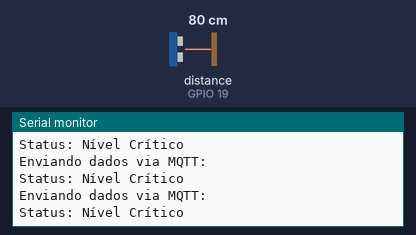
Bench run of a sketch on a simulated ESP32. Parts: the last lines printed to the serial monitor. The test bench sets the inputs (shaded band); at power-on: distance to the obstacle (sensor on GPIO 19) 80 cm. The echo pulse lasts 58.3 µs per cm; WiFi joins after 1.5 s; servers stay silent unless stated; no MQTT or app messages arrive unless stated.

Above: at 3.2 s.
3.3 s: distance to the obstacle (sensor on GPIO 19) set to 2 cm
At 3.66 s:
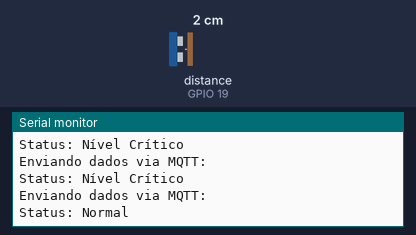
5.2 s: distance to the obstacle (sensor on GPIO 19) set to 120 cm
At 5.49 s:
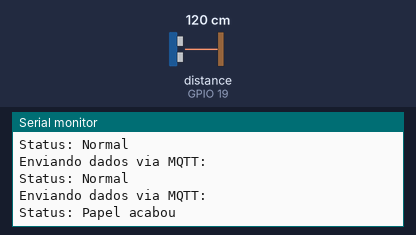

Measured:
- after the input at 3.3 s, the serial monitor: prints a new line after 0.20 s (image 1)
- after the input at 5.2 s, the serial monitor: prints a new line after 0.13 s (image 2)

The sketch:

sketch_apr3b.ino
```cpp
// #include <WiFi.h>
// #include <PubSubClient.h>

// #define TRIG_PIN 18  // Pino do Trigger
// #define ECHO_PIN 19  // Pino do Echo

// const char* SSID_WIFI = "Juli";       // Nome da rede Wi-Fi
// const char* SENHA_WIFI = "bolo1234678";     // Senha da rede Wi-Fi
// const char* MQTT_SERVER = "test.mosquitto.org"; // Broker MQTT público
// const int MQTT_PORT = 1883;               // Porta MQTT

// WiFiClient espClient;
// PubSubClient client(espClient);

// // Definir altura máxima do recipiente
// const float tamanhoRecipiente = 14.41; // Altere conforme o recipiente (cm)

// // Função para conectar ao Wi-Fi
// void conectarWiFi() {
//   Serial.print("Conectando ao WiFi...");
//   WiFi.begin(SSID_WIFI, SENHA_WIFI);
//   while (WiFi.status() != WL_CONNECTED) {
//     delay(1000);
//     Serial.print(".");
//   }
//   Serial.println("\nConectado ao WiFi!");
// }

// // Função para conectar ao broker MQTT
// void conectarMQTT() {
//   while (!client.connected()) {
//     Serial.print("Conectando ao MQTT...");
//     if (client.connect("ESP32_HCSR04")) {
//       Serial.println(" Conectado ao broker MQTT!");
//     } else {
//       Serial.print(" Falha! Código: ");
//       Serial.print(client.state());
//       Serial.println(" Tentando novamente em 5 segundos...");
//       delay(5000);
//     }
//   }
// }

// // Função para medir a distância do sensor ultrassônico
// float medirDistancia() {
//   digitalWrite(TRIG_PIN, LOW);
//   delayMicroseconds(2);
//   digitalWrite(TRIG_PIN, HIGH);
//   delayMicroseconds(10);
//   digitalWrite(TRIG_PIN, LOW);

//   long duracao = pulseIn(ECHO_PIN, HIGH);
//   float distancia = duracao * 0.034 / 2; // Conversão para cm
//   return distancia;
// }

// // Configuração inicial do ESP32
// void setup() {
//   Serial.begin(115200);
//   pinMode(TRIG_PIN, OUTPUT);
//   pinMode(ECHO_PIN, INPUT);

//   conectarWiFi();
//   client.setServer(MQTT_SERVER, MQTT_PORT);
// }

// // Loop principal do ESP32
// void loop() {
//   if (!client.connected()) {
//     conectarMQTT();
//   }

//   float distancia = medirDistancia();
//   float calculoNC = tamanhoRecipiente * 0.7; // 70% do recipiente
//   float percentual = (-(distancia / tamanhoRecipiente) * 100) + 100;
//   if (percentual < 0) {
//     percentual = 0;
//   }

//   String status;

//   if (distancia >= tamanhoRecipiente) {
//     status = "Papel acabou";
//   } else if (distancia >= calculoNC) {
//     status = "Nível Crítico";
//   } else {
//     status = "Normal";
//   }

//   // Criar string com os dados formatados
//   String payload = "Status: " + status + "\n";
//   String payload2 = "Distancia em cm: " + String(distancia, 2) + "\n";
//   payload2 += "Porcentagem: " + String(percentual, 2) + "%\n";

//   String payload3 = String(percentual); // converte para string

//   // Exibir no Serial Monitor
//   Serial.println("Enviando dados via MQTT:");
//   Serial.println(payload);

//   // Publicar os dados no MQTT
//   client.publish("esp32/hcsr04/status", payload.c_str());
//   client.publish("esp32/hcsr04/dados", payload2.c_str());
//   client.publish("esp32/hcsr04/teste", payload3.c_str());

//   client.loop();
//   delay(200); // Atualiza a cada 2 segundos
// }

#include <WiFi.h>
#include <PubSubClient.h>
#include <Ultrasonic.h> // Biblioteca do Erick Simões

#define TRIG_PIN 18  // Pino do Trigger
#define ECHO_PIN 19  // Pino do Echo

const char* SSID_WIFI = "Teste";       // Nome da rede Wi-Fi
const char* SENHA_WIFI = "eduw8101";     // Senha da rede Wi-Fi
const char* MQTT_SERVER = "test.mosquitto.org"; // Broker MQTT público
const int MQTT_PORT = 1883;               // Porta MQTT

WiFiClient espClient;
PubSubClient client(espClient);

// Instância do sensor ultrassônico
Ultrasonic ultrasonic(TRIG_PIN, ECHO_PIN);

// Definir altura máxima do recipiente
// const float tamanhoRecipiente = 14.41; // Altere conforme o recipiente (cm)
const float tamanhoRecipiente = 100; // Altere conforme o recipiente (cm)

// Função para conectar ao Wi-Fi
void conectarWiFi() {
  Serial.print("Conectando ao WiFi...");
  WiFi.begin(SSID_WIFI, SENHA_WIFI);
  while (WiFi.status() != WL_CONNECTED) {
    delay(1000);
    Serial.print(".");
  }
  Serial.println("\nConectado ao WiFi!");
}

// Função para conectar ao broker MQTT
void conectarMQTT() {
  while (!client.connected()) {
    Serial.print("Conectando ao MQTT...");
    if (client.connect("ESP32_HCSR04")) {
      Serial.println(" Conectado ao broker MQTT!");
    } else {
      Serial.print(" Falha! Código: ");
      Serial.print(client.state());
      Serial.println(" Tentando novamente em 5 segundos...");
      delay(5000);
    }
  }
}

// Setup inicial
void setup() {
  Serial.begin(115200);
  conectarWiFi();
  client.setServer(MQTT_SERVER, MQTT_PORT);
}

// Loop principal
void loop() {
  if (!client.connected()) {
    conectarMQTT();
  }

  float distancia = ultrasonic.read(); // Lê a distância em centímetros
  float calculoNC = tamanhoRecipiente * 0.7; // 70% do recipiente
  float percentual = (-(distancia / tamanhoRecipiente) * 100) + 100;
  if (percentual < 0) {
    percentual = 0;
  }

  String status;
  if (distancia >= tamanhoRecipiente) {
    status = "Papel acabou";
  } else if (distancia >= calculoNC) {
    status = "Nível Crítico";
  } else {
    status = "Normal";
  }

  // Dados formatados
  String payload = "Status: " + status + "\n";
  String payload2 = "Distancia em cm: " + String(distancia, 2) + "\n";
  payload2 += "Porcentagem: " + String(percentual, 2) + "%\n";
  String payload3 = String(percentual);

  // Envio via MQTT
  Serial.println("Enviando dados via MQTT:");
  Serial.println(payload);

  client.publish("esp32/hcsr04/status", payload.c_str());
  client.publish("esp32/hcsr04/dados", payload2.c_str());
  client.publish("esp32/hcsr04/teste", payload3.c_str());

  client.loop();
  delay(200); // Ajuste conforme a frequência desejada
}
```
